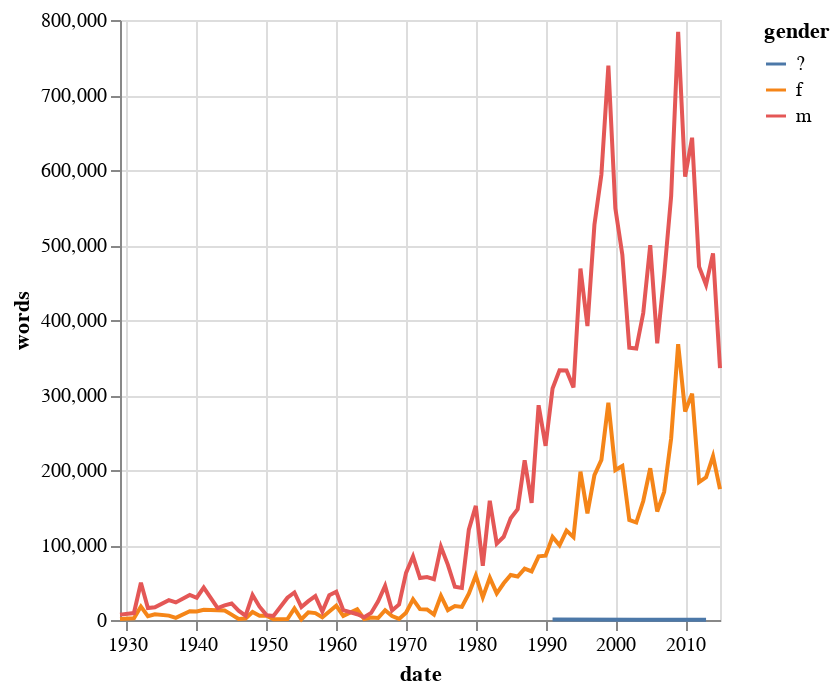

Notebook cell for this chart:
### Code cell
grouped_dialogue_df2 = dialogue_df.groupby(['year', 'gender'])['words'].sum().reset_index()
grouped_dialogue_df2['date'] = grouped_dialogue_df2['year'].astype(str) + '-01-01'
grouped_dialogue_df2['date'] = pd.to_datetime(grouped_dialogue_df2['date'])
alt.Chart(grouped_dialogue_df2).mark_line().encode(
    x='date:T',
    y='words',
    color='gender'
)

### Figure 1 — Vega specification as saved in the notebook (floating-point values rounded to 4 significant figures; data arrays with more than 128 entries replaced by an {"elided": "..."} marker saying what was removed)
{"$schema": "https://vega.github.io/schema/vega/v5.json", "data": [{"name": "source_0", "values": {"elided": "165 records"}, "transform": [{"type": "formula", "expr": "toDate(datum['date'])", "as": "date"}]}, {"name": "source_0_y_domain_words", "values": [{"min": 383, "max": 784254}]}, {"name": "source_0_color_domain_gender", "values": [{"gender": "f"}, {"gender": "m"}, {"gender": "?"}]}], "marks": [{"type": "group", "name": "pathgroup", "from": {"facet": {"data": "source_0", "name": "faceted_path_main", "groupby": ["gender"]}}, "encode": {"update": {"width": {"field": {"signal": null, "datum": null, "group": "width", "parent": null}}, "height": {"field": {"signal": null, "datum": null, "group": "height", "parent": null}}}}, "marks": [{"type": "line", "name": "marks", "from": {"data": "faceted_path_main"}, "sort": {"field": "datum[\"date\"]"}, "encode": {"update": {"x": {"field": "date", "scale": "x"}, "defined": {"signal": "isValid(datum[\"date\"]) && isFinite(+datum[\"date\"]) && isValid(datum[\"words\"]) && isFinite(+datum[\"words\"])"}, "y": {"field": "words", "scale": "y"}, "stroke": {"field": "gender", "scale": "color"}}}, "style": ["line"]}]}], "scales": [{"name": "x", "type": "time", "domain": {"data": "source_0", "field": "date"}, "range": [0, {"signal": "width"}]}, {"name": "y", "type": "linear", "domain": [{"signal": "(data(\"source_0_y_domain_words\")[0] || {}).min"}, {"signal": "(data(\"source_0_y_domain_words\")[0] || {}).max"}], "range": [{"signal": "height"}, 0], "nice": true, "zero": true}, {"name": "color", "type": "ordinal", "domain": {"data": "source_0_color_domain_gender", "field": "gender", "sort": true}, "range": "category"}], "axes": [{"scale": "x", "zindex": 0, "aria": false, "maxExtent": 0, "tickCount": {"signal": "ceil(width/40)"}, "domain": false, "grid": true, "orient": "bottom", "gridScale": "y", "labels": false, "ticks": false, "minExtent": 0}, {"scale": "y", "aria": false, "orient": "left", "minExtent": 0, "tickCount": {"signal": "ceil(height/40)"}, "labels": false, "zindex": 0, "grid": true, "gridScale": "x", "ticks": false, "maxExtent": 0, "domain": false}, {"scale": "x", "labelOverlap": true, "zindex": 0, "labelFlush": true, "grid": false, "orient": "bottom", "tickCount": {"signal": "ceil(width/40)"}, "title": "date"}, {"scale": "y", "tickCount": {"signal": "ceil(height/40)"}, "zindex": 0, "labelOverlap": true, "orient": "left", "title": "words", "grid": false}], "width": 300, "background": "white", "padding": 5, "height": 300, "legends": [{"stroke": "color", "symbolType": "stroke", "title": "gender"}], "style": "cell"}
